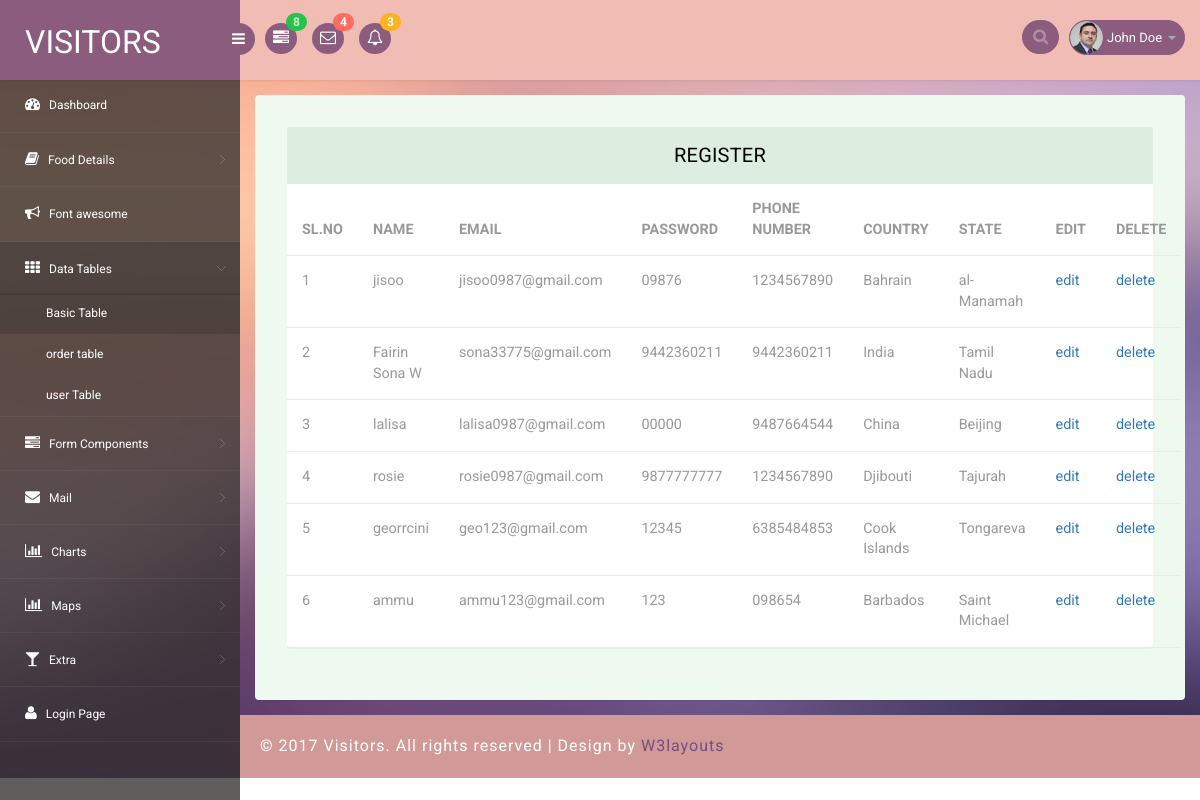
The page /admin/user_table.php on the database its author committed.
### tables this page shows
CREATE TABLE `users` (
  `user` int(100) NOT NULL,
  `uname` varchar(100) NOT NULL,
  `email` varchar(100) NOT NULL,
  `password` varchar(100) NOT NULL,
  `phone_number` varchar(100) NOT NULL,
  `country` varchar(100) NOT NULL,
  `state` varchar(100) NOT NULL
);

CREATE TABLE `countries` (
  `cont_id` int(11) NOT NULL,
  `sortname` varchar(3) NOT NULL,
  `name` varchar(150) NOT NULL,
  `sequence` int(11) NOT NULL DEFAULT 0
);

CREATE TABLE `states` (
  `stat_id` int(11) NOT NULL,
  `sname` varchar(30) NOT NULL,
  `country_id` int(11) NOT NULL DEFAULT 1
);

### admin/user_table.php (the view, shortened to what this page needs)
<!DOCTYPE html>
<head>
<link rel="stylesheet" href="css/bootstrap.min.css" >
<link href="css/style.css" rel='stylesheet' type='text/css' />
<link href="css/style-responsive.css" rel="stylesheet"/>
<link rel="stylesheet" href="css/font.css" type="text/css"/>
<link href="css/font-awesome.css" rel="stylesheet">
</head>
<body>
<section id="container">
<header class="header fixed-top clearfix">
<div class="brand">
    <a href="index.html" class="logo">
        VISITORS
    </a>
    <div class="sidebar-toggle-box">
        <div class="fa fa-bars"></div>
    </div>
</div>
<div class="nav notify-row" id="top_menu">
    <ul class="nav top-menu">
        <li class="dropdown">
            <a data-toggle="dropdown" class="dropdown-toggle" href="#">
                <i class="fa fa-tasks"></i>
                <span class="badge bg-success">8</span>
            </a>
        </li>
        <li id="header_inbox_bar" class="dropdown">
            <a data-toggle="dropdown" class="dropdown-toggle" href="#">
                <i class="fa fa-envelope-o"></i>
                <span class="badge bg-important">4</span>
            </a>
        </li>
        <li id="header_notification_bar" class="dropdown">
            <a data-toggle="dropdown" class="dropdown-toggle" href="#">
                <i class="fa fa-bell-o"></i>
                <span class="badge bg-warning">3</span>
            </a>
        </li>
    </ul>
</div>
<div class="top-nav clearfix">
    <ul class="nav pull-right top-menu">
        <li>
            <input type="text" class="form-control search" placeholder=" Search">
        </li>
        <li class="dropdown">
            <a data-toggle="dropdown" class="dropdown-toggle" href="#">
                <img alt="" src="images/2.png">
                <span class="username">John Doe</span>
                <b class="caret"></b>
            </a>
        </li>
    </ul>
</div>
</header>
<aside>
    <div id="sidebar" class="nav-collapse">
        <div class="leftside-navigation">
            <ul class="sidebar-menu" id="nav-accordion">
                <li>
                    <a href="mainpage.php">
                        <i class="fa fa-dashboard"></i>
                        <span>Dashboard</span>
                    </a>
                </li>
                <li class="sub-menu">
                    <a href="javascript:;">
                        <i class="fa fa-book"></i>
                        <span>Food Details</span>
                    </a>
                </li>
                <li>
                    <a href="fontawesome.html">
                        <i class="fa fa-bullhorn"></i>
                        <span>Font awesome </span>
                    </a>
                </li>
                <li class="sub-menu">
                    <a class="active" href="javascript:;">
                        <i class="fa fa-th"></i>
                        <span>Data Tables</span>
                    </a>
                    <ul class="sub">
                        <li><a class="active" href="basic_table.php">Basic Table</a></li>
                        <li><a href="order_table.php">order table</a></li>
                        <li><a href="user_table.php">user Table</a></li>
                    </ul>
                </li>
                <li class="sub-menu">
                    <a href="javascript:;">
                        <i class="fa fa-tasks"></i>
                        <span>Form Components</span>
                    </a>
                </li>
                <li class="sub-menu">
                    <a href="javascript:;">
                        <i class="fa fa-envelope"></i>
                        <span>Mail </span>
                    </a>
                </li>
                <li class="sub-menu">
                    <a href="javascript:;">
                        <i class=" fa fa-bar-chart-o"></i>
                        <span>Charts</span>
                    </a>
                </li>
                <li class="sub-menu">
                    <a href="javascript:;">
                        <i class=" fa fa-bar-chart-o"></i>
                        <span>Maps</span>
                    </a>
                </li>
                <li class="sub-menu">
                    <a href="javascript:;">
                        <i class="fa fa-glass"></i>
                        <span>Extra</span>
                    </a>
                </li>
                <li>
                    <a href="login.html">
                        <i class="fa fa-user"></i>
                        <span>Login Page</span>
                    </a>
                </li>
            </ul>            </div>
    </div>
</aside>
<section id="main-content">
	<section class="wrapper">
		<div class="table-agile-info">
 <div class="panel panel-default">
    <div class="panel-heading">
    REGISTER
    </div>
    <div>
      <table class="table" ui-jq="footable" ui-options='{
        "paging": {
          "enabled": true
        },
        "filtering": {
          "enabled": true
        },
        "sorting": {
          "enabled": true
        }}'>
        <?php
        require("connection.php");
        $res=$con->query("SELECT * from `users` as u JOIN `states` as s ON u.state = s.stat_id JOIN `countries` as c ON s.country_id = c.cont_id;");
        $count=$res->num_rows;
       $counter = 0;
        ?>
                <thead>
                    <tr>
                        <th>SL.NO</th>
                        <th data-breakpoints="xs">NAME</th>
                        <th>EMAIL</th>
                        <th>PASSWORD</th>
                        <th data-breakpoints="xs">PHONE NUMBER</th>
                        <th>COUNTRY</th>
                        <th>STATE</th>
                        <th>EDIT</th>
                        <th>DELETE</th>
                    </tr>
                </thead>
                <?php
                if($count>0)
                {
                    while($row=$res->fetch_assoc())
                    {
                        ?>
                        <tr>
                        <td><?php echo ++$counter; ?></td>
                            <td>
                                <?php echo $row["uname"];?>
                            </td>
                            <td>
                                <?php echo $row["email"];?>
                            </td>
                            <td>
                                <?php echo $row["password"];?>
                            </td>
                            <td>
                                <?php echo $row["phone_number"];?>
                            </td>
                            <td>
                                <?php echo $row["name"];?>
                            </td>
                            <td>
                                <?php echo $row["sname"];?>
                            </td>
                            <td>
                                <a href="user_edit.php? var=<?php echo $row["user"];?>">edit</a>
                            </td>
                            <td>
                                <a href="delete2.php? del=<?php echo $row["user"];?>" onclick=" confirm('Do you want to delete this item?');">delete</a>
                            </td>
                        </tr>
                        <?php
                        }
                    }
                    ?>
                    </table>
    </div>
  </div>
</div>
</section>
		  <div class="footer">
			<div class="wthree-copyright">
			  <p>© 2017 Visitors. All rights reserved | Design by <a href="http://w3layouts.com">W3layouts</a></p>
			</div>
		  </div>
</section>
</section>
</body>
</html>

### rows shown on the page
users: uname "jisoo", email "jisoo0987@gmail.com", password "09876", phone_number "1234567890", countries.name "Bahrain", states.sname "al-Manamah"
users: uname "Fairin Sona W", email "sona33775@gmail.com", password "9442360211", phone_number "9442360211", countries.name "India", states.sname "Tamil Nadu"
users: uname "lalisa", email "lalisa0987@gmail.com", password "00000", phone_number "9487664544", countries.name "China", states.sname "Beijing"
users: uname "rosie", email "rosie0987@gmail.com", password "9877777777", phone_number "1234567890", countries.name "Djibouti", states.sname "Tajurah"
users: uname "georrcini", email "geo123@gmail.com", password "12345", phone_number "6385484853", countries.name "Cook Islands", states.sname "Tongareva"
users: uname "ammu", email "ammu123@gmail.com", password "123", phone_number "098654", countries.name "Barbados", states.sname "Saint Michael"
